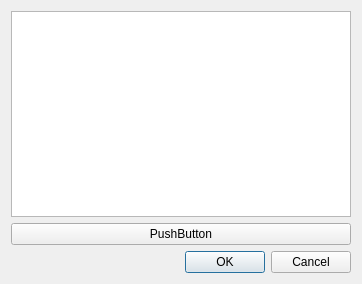
<?xml version="1.0" encoding="UTF-8"?>
<ui version="4.0">
 <class>StatistiksDialog</class>
 <widget class="QDialog" name="StatistiksDialog">
  <property name="geometry">
   <rect>
    <x>0</x>
    <y>0</y>
    <width>362</width>
    <height>284</height>
   </rect>
  </property>
  <property name="windowTitle">
   <string>Dialog</string>
  </property>
  <layout class="QVBoxLayout" name="verticalLayout">
   <item>
    <widget class="QTableWidget" name="tableWidget">
     <property name="editTriggers">
      <set>QAbstractItemView::DoubleClicked</set>
     </property>
     <property name="dragEnabled">
      <bool>true</bool>
     </property>
     <property name="dragDropOverwriteMode">
      <bool>true</bool>
     </property>
     <property name="dragDropMode">
      <enum>QAbstractItemView::DragDrop</enum>
     </property>
     <property name="sortingEnabled">
      <bool>true</bool>
     </property>
    </widget>
   </item>
   <item>
    <widget class="QPushButton" name="pushButton">
     <property name="text">
      <string>PushButton</string>
     </property>
    </widget>
   </item>
   <item>
    <widget class="QDialogButtonBox" name="buttonBox">
     <property name="orientation">
      <enum>Qt::Horizontal</enum>
     </property>
     <property name="standardButtons">
      <set>QDialogButtonBox::Cancel|QDialogButtonBox::Ok</set>
     </property>
    </widget>
   </item>
  </layout>
 </widget>
 <resources/>
 <connections>
  <connection>
   <sender>buttonBox</sender>
   <signal>accepted()</signal>
   <receiver>StatistiksDialog</receiver>
   <slot>accept()</slot>
   <hints>
    <hint type="sourcelabel">
     <x>248</x>
     <y>254</y>
    </hint>
    <hint type="destinationlabel">
     <x>157</x>
     <y>274</y>
    </hint>
   </hints>
  </connection>
  <connection>
   <sender>buttonBox</sender>
   <signal>rejected()</signal>
   <receiver>StatistiksDialog</receiver>
   <slot>reject()</slot>
   <hints>
    <hint type="sourcelabel">
     <x>316</x>
     <y>260</y>
    </hint>
    <hint type="destinationlabel">
     <x>286</x>
     <y>274</y>
    </hint>
   </hints>
  </connection>
 </connections>
</ui>
